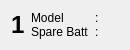
<?xml version="1.0" encoding="UTF-8"?>
<ui version="4.0">
 <class>Form</class>
 <widget class="QWidget" name="Form">
  <property name="geometry">
   <rect>
    <x>0</x>
    <y>0</y>
    <width>130</width>
    <height>50</height>
   </rect>
  </property>
  <property name="windowTitle">
   <string>Form</string>
  </property>
  <layout class="QGridLayout" name="gridLayout" columnstretch="0,0,0,0,1">
   <property name="verticalSpacing">
    <number>0</number>
   </property>
   <item row="1" column="3" colspan="2">
    <widget class="QLabel" name="model_text">
     <property name="text">
      <string/>
     </property>
    </widget>
   </item>
   <item row="2" column="1">
    <widget class="QLabel" name="spare_batt_label">
     <property name="text">
      <string>Spare Batt</string>
     </property>
    </widget>
   </item>
   <item row="1" column="1">
    <widget class="QLabel" name="model_label">
     <property name="text">
      <string>Model</string>
     </property>
    </widget>
   </item>
   <item row="2" column="3" colspan="2">
    <widget class="QLabel" name="spare_batt_text">
     <property name="text">
      <string/>
     </property>
    </widget>
   </item>
   <item row="1" column="2">
    <widget class="QLabel" name="colon_2">
     <property name="text">
      <string>:</string>
     </property>
    </widget>
   </item>
   <item row="2" column="2">
    <widget class="QLabel" name="colon_3">
     <property name="text">
      <string>:</string>
     </property>
    </widget>
   </item>
   <item row="1" column="0" rowspan="2">
    <widget class="QLabel" name="id_text">
     <property name="font">
      <font>
       <pointsize>18</pointsize>
       <bold>true</bold>
      </font>
     </property>
     <property name="text">
      <string>1</string>
     </property>
     <property name="margin">
      <number>5</number>
     </property>
    </widget>
   </item>
  </layout>
 </widget>
 <resources/>
 <connections/>
</ui>
